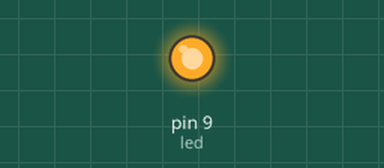
Simulated run of this sketch. Board: Arduino Uno, built with avr-gcc and run on an emulated ATmega328P. Shown: output pins drawn as LEDs (lit = HIGH). What the sketch prints to the serial monitor is not drawn.

Above: at 0.75 s.
At 10.5 s:
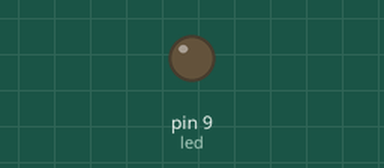
Timing chart, 0 to 14.3 s (numbered marks = the images above):
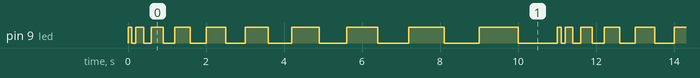

The sketch:

Led_For.ino
```cpp
const int led = 9;
void setup() {
  pinMode(led,OUTPUT);
  Serial.begin(9600); //9600dps 속도로

}

void loop() {
  for(int i  = 100; i<=1000; i+=100){
    digitalWrite(led,HIGH);

    delay(i);
    digitalWrite(led,LOW);
    delay(i);
    //Serial.print("켜짐--");
    //Serial.println(i);
    Serial.print(String("꺼짐")+i);
  }
}
```

Measured:
- by itself, pin 9 (led): repeats every 11.0 s: LOW 0.10 s, HIGH 0.20 s, LOW 0.20 s, HIGH 0.30 s, LOW 0.30 s, HIGH 0.40 s, LOW 0.40 s, HIGH 0.50 s, LOW 0.50 s, HIGH 0.60 s, LOW 0.60 s, HIGH 0.70 s, LOW 0.70 s, HIGH 0.80 s, LOW 0.80 s, HIGH 0.90 s, LOW 0.90 s, HIGH 1.0 s, LOW 1.0 s, HIGH 0.10 s
- by itself, everything shown: repeats every 11.0 s, in 20 steps
